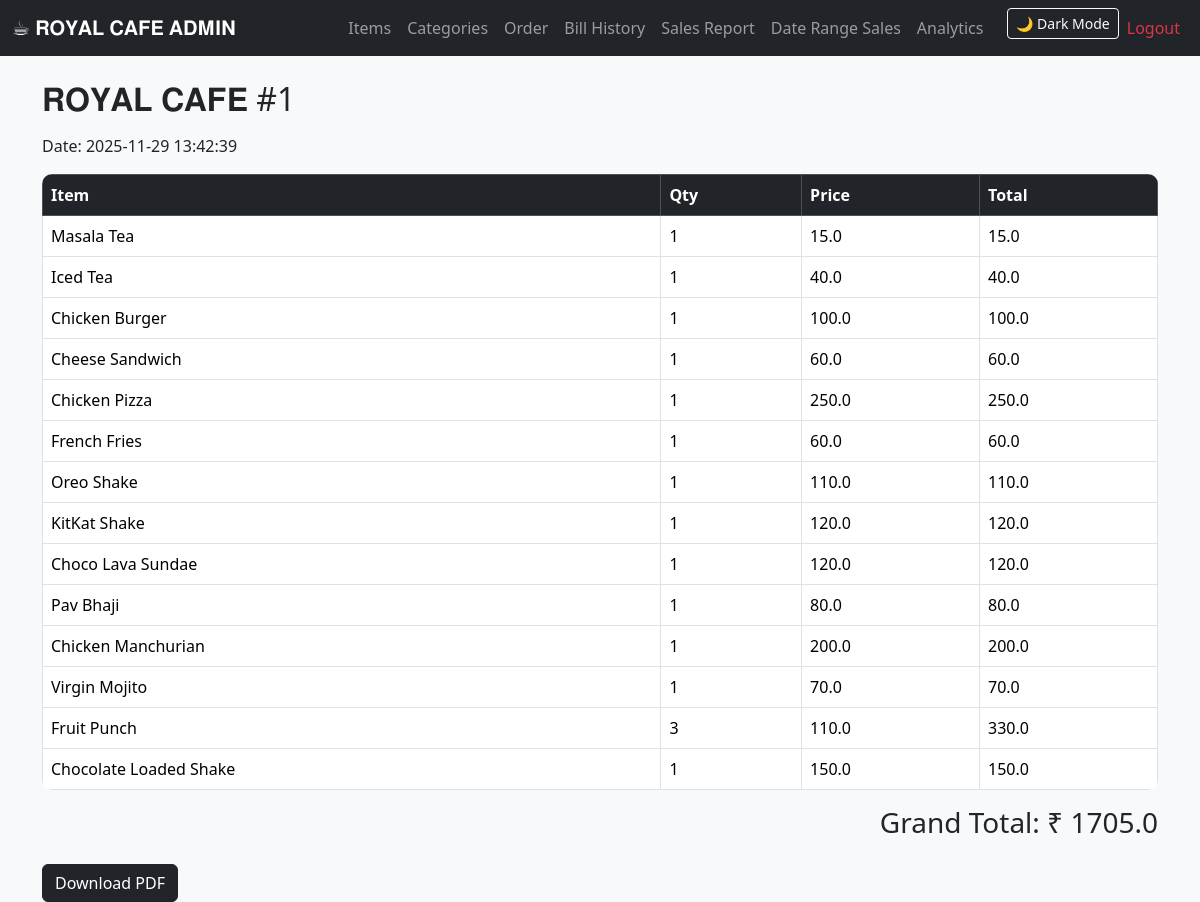
Page /invoice/1 (signed in) on the committed database.
### tables this page shows
CREATE TABLE bills(
            id INTEGER PRIMARY KEY AUTOINCREMENT,
            total REAL,
            created_at TEXT
        );

CREATE TABLE bill_items(
            id INTEGER PRIMARY KEY AUTOINCREMENT,
            bill_id INTEGER,
            item_name TEXT,
            qty INTEGER,
            price REAL,
            FOREIGN KEY(bill_id) REFERENCES bills(id)
        );

### app.py (the view)
@app.route("/invoice/<int:bill_id>")
def invoice(bill_id):
    if "user" not in session:
        return redirect("/")
    con = db()
    cur = con.cursor()
    bill = cur.execute("SELECT * FROM bills WHERE id=?", (bill_id,)).fetchone()
    items = cur.execute("SELECT item_name, qty, price FROM bill_items WHERE bill_id=?", (bill_id,)).fetchall()
    con.close()
    return render_template("invoice.html", bill=bill, items=items)

### app.py (called while the page is built)
def db():
    return sqlite3.connect(DB)

### templates/invoice.html
{% extends "layout.html" %}
{% block content %}
<h2 class="mb-3">𝐑𝐎𝐘𝐀𝐋 𝐂𝐀𝐅𝐄 #{{ bill[0] }}</h2>
<p>Date: {{ bill[2] }}</p>
<table class="table table-bordered">
    <thead class="table-dark">
        <tr>
            <th>Item</th>
            <th>Qty</th>
            <th>Price</th>
            <th>Total</th>
        </tr>
    </thead>
    <tbody>
        {% for i in items %}
        <tr>
            <td>{{ i[0] }}</td>
            <td>{{ i[1] }}</td>
            <td>{{ i[2] }}</td>
            <td>{{ i[1] * i[2] }}</td>
        </tr>
        {% endfor %}
    </tbody>
</table>
<h3 class="text-end">Grand Total: ₹ {{ bill[1] }}</h3>
<a href="/invoice/{{ bill[0] }}/pdf" class="btn btn-dark mt-3">Download PDF</a>
{% endblock %}

### static/style.css (style rules this page uses)
body { background: #f5f5f5; }
table { background: white; border-radius: 10px; overflow: hidden; }

### templates/layout.html (style rules this page uses)
body { background: #f8f9fa; color: #212529; }

### rows in the picture
bills: id "1", created_at "2025-11-29 13:42:39", total "1705.0"
bill_items: item_name "Masala Tea", qty "1", price "15.0", i[1]*i[2] "15.0"
bill_items: item_name "Iced Tea", qty "1", price "40.0", i[1]*i[2] "40.0"
bill_items: item_name "Chicken Burger", qty "1", price "100.0", i[1]*i[2] "100.0"
bill_items: item_name "Cheese Sandwich", qty "1", price "60.0", i[1]*i[2] "60.0"
bill_items: item_name "Chicken Pizza", qty "1", price "250.0", i[1]*i[2] "250.0"
bill_items: item_name "French Fries", qty "1", price "60.0", i[1]*i[2] "60.0"
bill_items: item_name "Oreo Shake", qty "1", price "110.0", i[1]*i[2] "110.0"
bill_items: item_name "KitKat Shake", qty "1", price "120.0", i[1]*i[2] "120.0"
bill_items: item_name "Choco Lava Sundae", qty "1", price "120.0", i[1]*i[2] "120.0"
bill_items: item_name "Pav Bhaji", qty "1", price "80.0", i[1]*i[2] "80.0"
bill_items: item_name "Chicken Manchurian", qty "1", price "200.0", i[1]*i[2] "200.0"
bill_items: item_name "Virgin Mojito", qty "1", price "70.0", i[1]*i[2] "70.0"
bill_items: item_name "Fruit Punch", qty "3", price "110.0", i[1]*i[2] "330.0"
bill_items: item_name "Chocolate Loaded Shake", qty "1", price "150.0", i[1]*i[2] "150.0"
